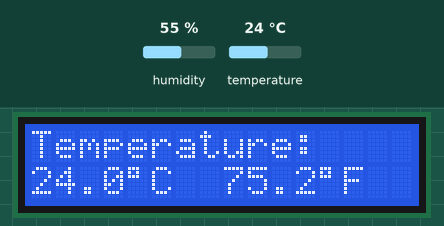
Recording of a sketch running on a simulated Arduino Uno, built with avr-gcc and run on an emulated ATmega328P. Shown: 16×2 character LCD. The test bench sets the inputs (shaded band); at power-on: humidity 55 %, temperature 24 °C. What the sketch prints to the serial monitor is not drawn.

Above: at 1.2 s.
1.3 s: humidity set to 22 %
At 8.6 s:
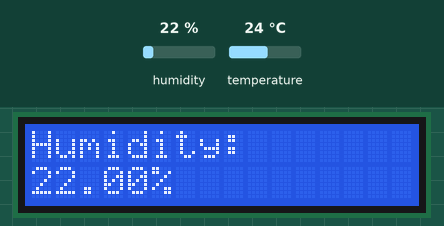
13.3 s: temperature set to 12 °C
At 18.8 s:
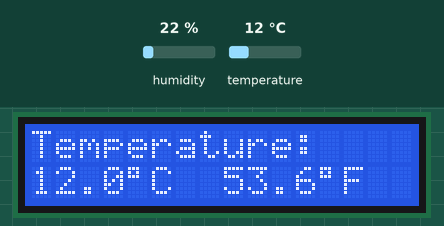
21.8 s: humidity set to 40 %
At 29.4 s:
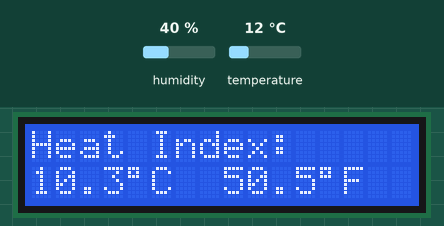
29.9 s: temperature set to 19 °C
At 31.9 s:
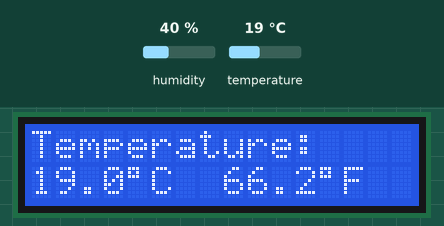
Timing chart, 0 to 33.4 s (numbered marks = the images above; inputs shaded):
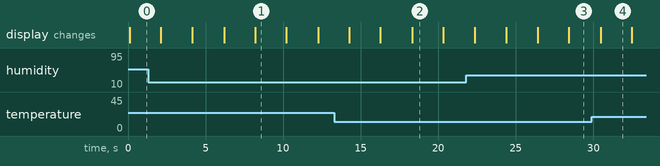

The sketch:

DHT11_Display.ino
```cpp
// include the library code
#include <LiquidCrystal.h>
#include "DHT.h"

#define DHTTYPE DHT11

const int DHTPIN = 6;
DHT sensor(DHTPIN, DHTTYPE);

// define the LCD pins
const int RS = 12;
const int EN = 11;
const int D4 = 5;
const int D5 = 4;
const int D6 = 3;
const int D7 = 2;

// Create an LCD object
LiquidCrystal LCD(RS, EN, D4, D5, D6, D7);

void setup()
{
    Serial.begin(9600);
    sensor.begin();
    // setup LCD and assign rows and clumns
    LCD.begin(16, 2);
}

void loop()
{
    float Humidity = sensor.readHumidity();
    float Celsius = sensor.readTemperature();
    float Fahrenheit = sensor.readTemperature(true);

    if (isnan(Humidity) || isnan(Celsius) || isnan(Fahrenheit))
    {
        Serial.println("Error reading from the sensor!");
        return;
    }

    float Heat_Index_Celsius = sensor.computeHeatIndex(Celsius, Humidity, false);
    float Heat_Index_Fahrenheit = sensor.computeHeatIndex(Fahrenheit, Humidity);

    Serial.print("Humidity:    ");
    Serial.print(Humidity);
    Serial.println("%");

    Serial.print("Temperature: ");
    Serial.print(Celsius);
    Serial.print("°C     ");
    Serial.print(Fahrenheit);
    Serial.println("°F");

    Serial.print("Heat Index:  ");
    Serial.print(Heat_Index_Celsius);
    Serial.print("°C     ");
    Serial.print(Heat_Index_Fahrenheit);
    Serial.println("°F");


    LCD.clear();
    LCD.setCursor(0, 0);
    LCD.print("Temperature:");
    LCD.setCursor(0, 1);
    LCD.print(Celsius, 1);
    LCD.write((char)223);
    LCD.print("C  ");
    LCD.print(Fahrenheit, 1);
    LCD.write((char)223);
    LCD.print("F");
    delay(2000);

    LCD.clear();
    LCD.setCursor(0, 0);
    LCD.print("Humidity:    ");
    LCD.setCursor(0, 1);
    LCD.print(Humidity);
    LCD.print("%");
    delay(2000);

    LCD.clear();
    LCD.setCursor(0, 0);
    LCD.print("Heat Index:  ");
    LCD.setCursor(0, 1);
    LCD.print(Heat_Index_Celsius, 1);
    LCD.write((char)223);
    LCD.print("C  ");
    LCD.print(Heat_Index_Fahrenheit, 1);
    LCD.write((char)223);
    LCD.print("F");
    delay(2000);
}
```

Measured:
- what the display in image 1 shows lasts 2.0 s, from 8.2 s to 10.2 s
